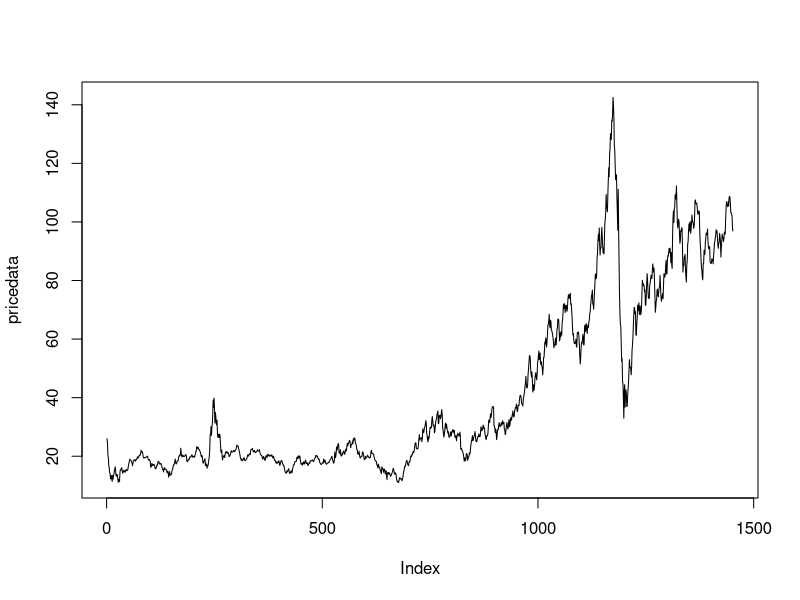
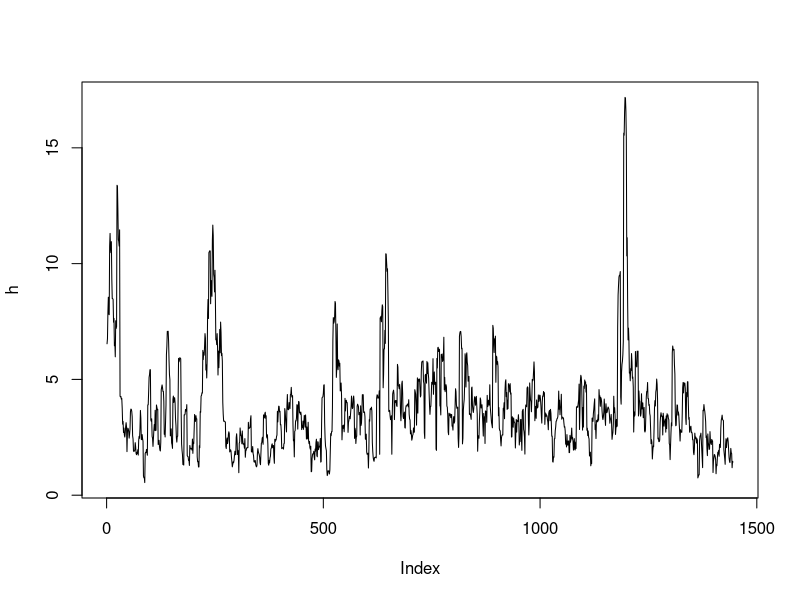
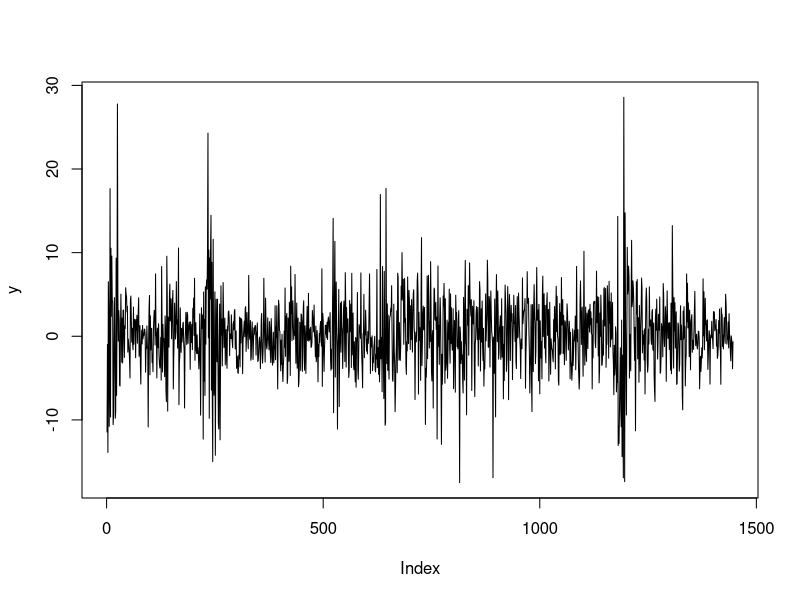

R code for these plots, in order: (Note: this script raises an error after producing the figures.)

svm.pl3 = function(y,alphas,betas,tau2s,ps,qs,xs,zs){#,b0,B0,c0,d0){
  n      = length(y)
  
  N      = length(xs)
  nmix   = 7  
  mu     = matrix(c(-11.40039,-5.24321,-9.83726,1.50746,-0.65098,0.52478,-2.35859),
                  N,nmix,byrow=TRUE)
  sig2   = matrix(c(5.795960,2.613690,5.179500,0.167350,0.640090,0.340230,1.262610),
                  N,nmix,byrow=TRUE)
  q      = matrix(c(0.007300,0.105560,0.000020,0.043950,0.340010,0.245660,0.257500),
                  N,nmix,byrow=TRUE) 
  
  quants = array(0,c(n,8,3))
  z      = log(y^2)
  #   z = y
  s      = matrix(0,N,15)
  zmean=rep(0,n)
  
  s[,1] = 1/B0[1]
  s[,2] = 0
  s[,3] = 0
  s[,4] = 1/B0[2]
  s[,5] = 0
  s[,6] = 1/B0[2]
  s[,7] = s[,1]*b0[1]+s[,2]*b0[2]+s[,3]*b0[3]
  s[,8] = s[,2]*b0[1]+s[,4]*b0[2]+s[,5]*b0[3]
  s[,9] = s[,3]*b0[1]+s[,5]*b0[2]+s[,6]*b0[3]
  s[,10] = c0
  s[,11] = d0
  s[,12] = 1
  s[,13] = 1
  s[,14] = 1
  s[,15] = 1
  blk.A = s[,4]*s[,6] - s[,5]^2
  blk.B = -(s[,2]*s[,6]-s[,3]*s[,5])
  blk.C = s[,2]*s[,5]-s[,3]*s[,5]
  #   blk.D = blk.B
  blk.E = s[,1]*s[,6]-s[,3]^2
  blk.F = -(s[,3]*s[,5]-s[,2]*s[,3])
  #   blk.G = blk.C
  #   blk.H = blk.F
  blk.I  = s[,1]*s[,4]-s[,2]^2
  
  m    = s[,1]*blk.A + s[,2] * blk.B + s[,3] * blk.C
  b1   = (s[,7]*blk.A + s[,8] * blk.B + s[,9] * blk.C)/m
  b2   = (s[,7]*blk.B + s[,8] * blk.E + s[,9] * blk.F)/m
  b3   = (s[,7]*blk.C + s[,8] * blk.F + s[,9] * blk.I)/m
  zs1 = zs

    for (t in 1:n){
      #     print(t)
      #print(t)
      #     mus1    = matrix(alphas+gammas+betas*xs,N,nmix)
      mus    = matrix(alphas+betas*xs,N,nmix)
      #     print(mus[1,])
      #     scan(n=1)
      #     probs  = q*dnorm(z[t],mus+mu,sqrt(sig2+tau2s))
      
      zero.index= zs == 0
      one.index = zs == 1
      #     
      #     
      switch1 = qs*one.index + zero.index*(1-ps)
      switch0 = 1-switch1 #(1-zs)*ps + zs*(1-qs)
      left = q*(dnorm(z[t],mus+gammas+mu,sqrt(sig2+tau2s)))
      right = q*(dnorm(z[t],mus+mu,sqrt(sig2+tau2s)))
      probs = left*switch1+right*switch0
      #     lefts = apply(left,1,sum)
      #     rights = apply(right,1,sum)
      #     weight = lefts*switch1+rights*switch0
      
      #     probs = q*(dnorm(z[t],mus1+mu,sqrt(sig2+tau2s))*(qs*zs+(1-zs)*(1-ps)) + dnorm(z[t],mus+mu,sqrt(sig2+tau2s))*((1-zs)*ps+zs*(1-qs)))
      
      weight = apply(probs,1,sum)
      k      = sample(1:N,size=N,replace=TRUE,prob=weight)
      #     print(probs[1,])
      #     scan(n=1)
      
      xs1    = xs[k]
      zs1    = zs[k]
      probs  = probs[k,]
      mus    = mus[k,]
      alphas = alphas[k]
      gammas = gammas[k]
      betas  = betas[k]
      tau2s  = tau2s[k]
      ps = ps[k]
      qs = qs[k]
      so     = s[k,]
      b1o  = b1[k]
      b2o  = b2[k]    
      b3o  = b3[k]
      
      
      
      
      
      tau2ss = matrix(tau2s,N,nmix)
      vars   = 1/(1/sig2+1/tau2ss)
      sds    = sqrt(vars)
      
      zero.index = zs1 == 0
      one.index  = zs1 == 1
      
      #     mus    = matrix(alphas+gammas+betas*xs1,N,nmix)
      #     mus1    = matrix(alphas+betas*xs1,N,nmix)
      
      
      #     switch1 = qs*one.index + zero.index*(1-ps)
      #     switch0 = 1-switch1 #(1-zs)*ps + zs*(1-qs)
      #     left = q*(dnorm(z[t],mus1+mu,sqrt(sig2+tau2s)))
      #     right = q*(dnorm(z[t],mus+mu,sqrt(sig2+tau2s)))
      #     probs = left*switch1+right*switch0
      #     lefts = apply(left,1,sum)
      #     rights = apply(right,1,sum)
      #     weight = lefts*switch1+rights*switch0
      #     
      #     pp = lefts*switch1/weight
      #     qq = rights*switch0/weight
      
      
      zs     = rbinom(N,1,1-ps)*zero.index
      zs    = zs+ rbinom(N,1,qs)*one.index
      
      mus = matrix(alphas+gammas*zs+betas*xs1,N,nmix)
      #     mus = mus+gammas*zs
      probs = q*(dnorm(z[t],mus+mu,sqrt(sig2+tau2s)))
      means  = vars*((z[t]-mu)/sig2 + mus/tau2ss)
      for (i in 1:N) { 
        comp  = sample(1:nmix,size=1,prob=probs[i,])
        xs[i] = rnorm(1,means[i,comp],sds[i,comp])
      }
      
      zero.index = zs1 == 0
      one.index = zs1 == 1
      zero.index.2 = zs == 0
      one.index.2 = zs == 1
      
      #     zs = zz[t+1,]
      
      s[,1]  = so[,1] + 1
      s[,2]  = so[,2] + zs
      s[,3]  = so[,3] + xs1
      s[,4]  = so[,4] + zs^2
      s[,5]  = so[,5] + zs*xs1
      s[,6]  = so[,6] + xs1^2
      s[,7]  = so[,7] + xs
      s[,8]  = so[,8] + xs*zs
      s[,9]  = so[,9] + xs*xs1
      s[,10]  = so[,10] + 1
      
      #     s[zero.index,12] = so[zero.index,12]+zs1[zero.index]-zs[zero.index]+1
      #     s[zero.index,13] = so[zero.index,13]+zs[zero.index]
      #     s[one.index,14] = so[one.index,14]+zs1[one.index]-zs[one.index]
      #     s[one.index,15] = so[one.index,15]+zs[one.index]-zs1[one.index]+1
      s[,12] = so[,12]+zero.index*zero.index.2
      s[,13] = so[,13]+zero.index*one.index.2
      s[,14] = so[,14]+one.index*zero.index.2
      s[,15] = so[,15]+one.index*one.index.2
      blk.A = s[,4]*s[,6] - s[,5]^2
      blk.B = -(s[,2]*s[,6]-s[,3]*s[,5])
      blk.C = s[,2]*s[,5]-s[,3]*s[,4]
      #   blk.D = blk.B
      blk.E = s[,1]*s[,6]-s[,3]^2
      blk.F = -(s[,1]*s[,5]-s[,2]*s[,3])
      #   blk.G = blk.C
      #   blk.H = blk.F
      blk.I  = s[,1]*s[,4]-s[,2]^2
      
      
      # determinant of Binv matrix
      m    = s[,1]*blk.A + s[,2] * blk.B + s[,3] * blk.C
      
      # b_{t} =  inv(Binv_{t}) x (Binv_{t-1} * b_{t-1})     
      b1   = (s[,7]*blk.A + s[,8] * blk.B + s[,9] * blk.C)/m
      b2   = (s[,7]*blk.B + s[,8] * blk.E + s[,9] * blk.F)/m
      b3   = (s[,7]*blk.C + s[,8] * blk.F + s[,9] * blk.I)/m
      
      s[,11]  = so[,11] + (xs-b1-b2*zs-b3*xs1)*xs + (b1o-b1)*so[,7]+(b2o-b2)*so[,8]+(b3o-b3)*so[,9]
      
      tau2s  = 1/rgamma(N,s[,10]/2,s[,11]/2)
      std    = sqrt(tau2s/m)
      
      norm   = cbind(rnorm(N,0,std),rnorm(N,0,std),rnorm(N,0,std))
      
      # cholesky decomposition of B, thus inv(Binv)    
      L11 = sqrt(blk.A)
      L21 = blk.B/L11
      L31 = blk.C/L11
      
      L22 = sqrt(blk.E - L21^2)
      L32 = (blk.F-L31*L21)/L22
      
      L33 = sqrt(blk.I - L31^2 - L32^2)
      
      alphas = b1 + L11*norm[,1]
      gammas = b2 + L21*norm[,1]+L22*norm[,2]
      #     gamma.mean = b2[b2>0]
      
      #     gammas = rtnorm(N,mean=b2,lower=0)
      betas  = b3 + L31*norm[,1] + L32 * norm[,2] + L33 * norm[,3]
      
      #     gamma.mean = b2 - 1/s[,4]*(s[,2]*(alphas-b1)+s[,5]*(betas-b3))
      #     gammas = rtnorm(N,gamma.mean,sd = sqrt(tau2s/s[,4]),lower=0)
      
      ps = rbeta(N,s[,12]+1,s[,13]+1)
      qs = rbeta(N,s[,15]+1,s[,14]+1)
    #     print(ps)
    #     print(qs)
    #     scan(n=1)
    # Storing quantiles
    quantvec = c(0.05,0.5,0.95)
    quants[t,1,] = quantile(alphas,quantvec)
    quants[t,2,] = quantile(gammas,quantvec)
    quants[t,3,] = quantile(betas,quantvec)  
    quants[t,4,] = quantile(tau2s,quantvec)  
    quants[t,5,] = quantile(ps,quantvec)  
    quants[t,6,] = quantile(qs,quantvec)  
    quants[t,7,] = quantile(zs1,quantvec)
    quants[t,8,] = quantile(exp(xs/2),quantvec)
    zmean[t] =  mean(zs1)
  }
  hists = list(hist(alphas),hist(gammas),hist(betas),hist(tau2s),hist(ps),hist(qs))
  return(list(quants=quants,zmean=zmean,hists=hists))
}






usePrices = TRUE
estlen = 6


data = read.csv('weeklyoilprice.csv')
pricedata = data[(1:length(data[,2])),2]

par(mfrow=c(1,1))
m = length(pricedata)
#y is return
r = (pricedata[2:m]/pricedata[1:(m-1)]-1)*100
n = length(r)-estlen+1
#h is volatility
h = rep(0,n-1)
y=r[estlen:(m-1)]
for(i in 1:(n-1)){
  if(y[i]==0){y[i]=0.00001}
  h[i] = sd(r[i:(i+estlen)])
}
plot(pricedata,type="l")


plot(h,type="l")
plot(y,type="l")

pa = 1
pb = 1
qa = 1
qb = 1
m0    = 0.0
C0 = 20
tau2=C0
c0    = 1
d0    = 1
tau20 = tau2
b0    = c(m0,m0,m0)
B0    = c(1,1,1)/tau20
sC0   = sqrt(C0)
sB0   = sqrt(B0)

# ONE LONG PL FILTER
# ------------------
# set.seed(246521)
N      = 10000
xs     = rnorm(N,m0,sC0)
zs = rbinom(N,1,.5)
tau2s  = 1/rgamma(N,c0/2,d0/2)
taus   = sqrt(tau2s)
alphas = rnorm(N,b0[1],taus*sB0[1])
gammas = rtnorm(N,b0[2],taus*sB0[2],lower=0)
betas  = rnorm(N,b0[3],taus*sB0[3])
ps  = rbeta(N,pa,pb)
qs = rbeta(N,qa,qb)
pars   = cbind(alphas,gammas,betas,tau2s,ps,qs)

# for (i in 1:4){
#   hist(pars[,i],prob=TRUE,xlab="",main=names[i])
#   abline(v=true[i],col=2)
# }
print(date())
# plm    = PL(y,alphas,betas,tau2s,ps,qs,xs,zs)
out   = svm.pl3(y,alphas,betas,tau2s,ps,qs,xs,zs)
plm = out$quants
cols = c(grey(0.5),1,grey(0.5))
ind  = 10:n
n1   = length(ind)
par(mfrow=c(3,2))
names = c("alpha0","alpha1","phi","sigma2","p","q")
i = 1
ts.plot(plm[ind,i,],xlab="",ylab="",main=names[i],col=cols,ylim=range(plm[ind,i,]))
plot(out$hists[[i]],main=names[i])
i = 2
ts.plot(plm[ind,i,],xlab="",ylab="",main=names[i],col=cols,ylim=range(plm[ind,i,]))
plot(out$hists[[i]],main=names[i])
i = 3
ts.plot(plm[ind,i,],xlab="",ylab="",main=names[i],col=cols,ylim=range(plm[ind,i,]))
plot(out$hists[[i]],main=names[i])
i = 4
ts.plot(plm[ind,i,],xlab="",ylab="",main=names[i],col=cols,ylim=range(plm[ind,i,]))
plot(out$hists[[i]],main=names[i])

i = 5
ts.plot(plm[ind,i,],xlab="",ylab="",main=names[i],col=cols,ylim=range(plm[ind,i,]))
plot(out$hists[[i]],main=names[i])

i = 6
ts.plot(plm[ind,i,],xlab="",ylab="",main=names[i],col=cols,ylim=range(plm[ind,i,]))
plot(out$hists[[i]],main=names[i])




# for (i in 1:3){
#   #ts.plot(plm[ind,i,],xlab="",ylab="",main=names[i],col=cols,ylim=range(plm[ind,i,]))
#   ts.plot(plm[ind,i,],xlab="",ylab="",main=names[i],col=cols,ylim=c(0,1))
#   hist(plm[ind,i,2])
#   #abline(h=true[i],lty=2)
# }

mh  =plm[,8,2]
h05 = plm[,8,1]
h95 = plm[,8,3]
mhm   = mh
h05m  = h05
h95m  = h95
parsm = pars

par(mfrow=c(1,1))
plot(1+h,type="l",ylim=c(0.0,max(1+h95m)),xlab="time",ylab="")

lines(1+mhm,col=2,lwd=1,type='l')
lines(1+h05m,col=3,lwd=1)
lines(1+h95m,col=3,lwd=1)
legend('topright',legend=c("h(t)","E(h(t)|data)","90%CI"),col=c(1,2,3),lty=rep(1,3),lwd=rep(1,3),bty="n")
#lines(abs(y)/max(abs(y)),type="h")


sqrt(sum((mh[1:1445]-h[1:1445])^2))